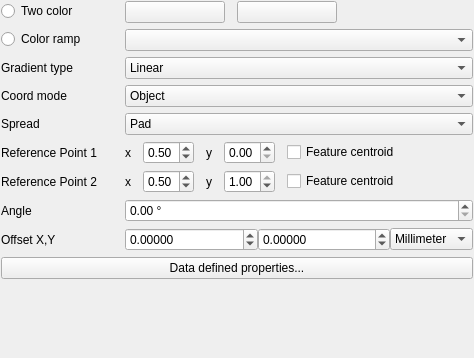
<?xml version="1.0" encoding="UTF-8"?>
<ui version="4.0">
 <class>WidgetGradientFill</class>
 <widget class="QWidget" name="WidgetGradientFill">
  <property name="geometry">
   <rect>
    <x>0</x>
    <y>0</y>
    <width>474</width>
    <height>358</height>
   </rect>
  </property>
  <property name="windowTitle">
   <string>Form</string>
  </property>
  <layout class="QFormLayout" name="formLayout">
   <property name="fieldGrowthPolicy">
    <enum>QFormLayout::AllNonFixedFieldsGrow</enum>
   </property>
   <property name="labelAlignment">
    <set>Qt::AlignLeading|Qt::AlignLeft|Qt::AlignVCenter</set>
   </property>
   <property name="horizontalSpacing">
    <number>28</number>
   </property>
   <property name="margin">
    <number>1</number>
   </property>
   <item row="0" column="0">
    <widget class="QRadioButton" name="radioTwoColor">
     <property name="text">
      <string>Two color</string>
     </property>
    </widget>
   </item>
   <item row="0" column="1">
    <layout class="QHBoxLayout" name="horizontalLayout_2">
     <property name="spacing">
      <number>12</number>
     </property>
     <item>
      <widget class="QgsColorButton" name="btnChangeColor">
       <property name="minimumSize">
        <size>
         <width>100</width>
         <height>0</height>
        </size>
       </property>
       <property name="maximumSize">
        <size>
         <width>100</width>
         <height>16777215</height>
        </size>
       </property>
       <property name="text">
        <string/>
       </property>
      </widget>
     </item>
     <item>
      <widget class="QgsColorButton" name="btnChangeColor2">
       <property name="minimumSize">
        <size>
         <width>100</width>
         <height>0</height>
        </size>
       </property>
       <property name="text">
        <string/>
       </property>
      </widget>
     </item>
     <item>
      <spacer name="horizontalSpacer">
       <property name="orientation">
        <enum>Qt::Horizontal</enum>
       </property>
       <property name="sizeHint" stdset="0">
        <size>
         <width>40</width>
         <height>20</height>
        </size>
       </property>
      </spacer>
     </item>
    </layout>
   </item>
   <item row="1" column="0">
    <widget class="QRadioButton" name="radioColorRamp">
     <property name="text">
      <string>Color ramp</string>
     </property>
    </widget>
   </item>
   <item row="1" column="1">
    <widget class="QgsColorRampComboBox" name="cboGradientColorRamp"/>
   </item>
   <item row="2" column="0">
    <widget class="QLabel" name="label_2">
     <property name="text">
      <string>Gradient type</string>
     </property>
    </widget>
   </item>
   <item row="2" column="1">
    <layout class="QHBoxLayout" name="horizontalLayout_4">
     <item>
      <widget class="QComboBox" name="cboGradientType">
       <item>
        <property name="text">
         <string>Linear</string>
        </property>
       </item>
       <item>
        <property name="text">
         <string>Radial</string>
        </property>
       </item>
       <item>
        <property name="text">
         <string>Conical</string>
        </property>
       </item>
      </widget>
     </item>
    </layout>
   </item>
   <item row="3" column="0">
    <widget class="QLabel" name="label_3">
     <property name="text">
      <string>Coord mode</string>
     </property>
    </widget>
   </item>
   <item row="3" column="1">
    <layout class="QHBoxLayout" name="horizontalLayout_3">
     <item>
      <widget class="QComboBox" name="cboCoordinateMode">
       <item>
        <property name="text">
         <string>Object</string>
        </property>
       </item>
       <item>
        <property name="text">
         <string>Viewport</string>
        </property>
       </item>
      </widget>
     </item>
    </layout>
   </item>
   <item row="4" column="0">
    <widget class="QLabel" name="label_4">
     <property name="text">
      <string>Spread</string>
     </property>
    </widget>
   </item>
   <item row="4" column="1">
    <layout class="QHBoxLayout" name="horizontalLayout_5">
     <item>
      <widget class="QComboBox" name="cboGradientSpread">
       <item>
        <property name="text">
         <string>Pad</string>
        </property>
       </item>
       <item>
        <property name="text">
         <string>Repeat</string>
        </property>
       </item>
       <item>
        <property name="text">
         <string>Reflect</string>
        </property>
       </item>
      </widget>
     </item>
    </layout>
   </item>
   <item row="5" column="0">
    <widget class="QLabel" name="label">
     <property name="text">
      <string>Reference Point 1</string>
     </property>
    </widget>
   </item>
   <item row="5" column="1">
    <layout class="QHBoxLayout" name="horizontalLayout_6">
     <property name="spacing">
      <number>12</number>
     </property>
     <item>
      <widget class="QLabel" name="label_5">
       <property name="text">
        <string>x</string>
       </property>
      </widget>
     </item>
     <item>
      <widget class="QDoubleSpinBox" name="spinRefPoint1X">
       <property name="maximum">
        <double>1.000000000000000</double>
       </property>
       <property name="singleStep">
        <double>0.200000000000000</double>
       </property>
       <property name="value">
        <double>0.500000000000000</double>
       </property>
      </widget>
     </item>
     <item>
      <widget class="QLabel" name="label_7">
       <property name="text">
        <string>y</string>
       </property>
      </widget>
     </item>
     <item>
      <widget class="QDoubleSpinBox" name="spinRefPoint1Y">
       <property name="maximum">
        <double>1.000000000000000</double>
       </property>
       <property name="singleStep">
        <double>0.200000000000000</double>
       </property>
      </widget>
     </item>
     <item>
      <widget class="QCheckBox" name="checkRefPoint1Centroid">
       <property name="text">
        <string>Feature centroid</string>
       </property>
      </widget>
     </item>
     <item>
      <spacer name="horizontalSpacer_2">
       <property name="orientation">
        <enum>Qt::Horizontal</enum>
       </property>
       <property name="sizeHint" stdset="0">
        <size>
         <width>40</width>
         <height>20</height>
        </size>
       </property>
      </spacer>
     </item>
    </layout>
   </item>
   <item row="7" column="0">
    <widget class="QLabel" name="label_8">
     <property name="text">
      <string>Reference Point 2</string>
     </property>
    </widget>
   </item>
   <item row="7" column="1">
    <layout class="QHBoxLayout" name="horizontalLayout_7">
     <property name="spacing">
      <number>12</number>
     </property>
     <item>
      <widget class="QLabel" name="label_9">
       <property name="text">
        <string>x</string>
       </property>
      </widget>
     </item>
     <item>
      <widget class="QDoubleSpinBox" name="spinRefPoint2X">
       <property name="maximum">
        <double>1.000000000000000</double>
       </property>
       <property name="singleStep">
        <double>0.200000000000000</double>
       </property>
       <property name="value">
        <double>0.500000000000000</double>
       </property>
      </widget>
     </item>
     <item>
      <widget class="QLabel" name="label_10">
       <property name="text">
        <string>y</string>
       </property>
      </widget>
     </item>
     <item>
      <widget class="QDoubleSpinBox" name="spinRefPoint2Y">
       <property name="maximum">
        <double>1.000000000000000</double>
       </property>
       <property name="singleStep">
        <double>0.200000000000000</double>
       </property>
       <property name="value">
        <double>1.000000000000000</double>
       </property>
      </widget>
     </item>
     <item>
      <widget class="QCheckBox" name="checkRefPoint2Centroid">
       <property name="text">
        <string>Feature centroid</string>
       </property>
      </widget>
     </item>
     <item>
      <spacer name="horizontalSpacer_3">
       <property name="orientation">
        <enum>Qt::Horizontal</enum>
       </property>
       <property name="sizeHint" stdset="0">
        <size>
         <width>40</width>
         <height>20</height>
        </size>
       </property>
      </spacer>
     </item>
    </layout>
   </item>
   <item row="9" column="0">
    <widget class="QLabel" name="label_11">
     <property name="text">
      <string>Angle</string>
     </property>
    </widget>
   </item>
   <item row="9" column="1">
    <widget class="QDoubleSpinBox" name="mSpinAngle">
     <property name="suffix">
      <string> °</string>
     </property>
     <property name="maximum">
      <double>360.000000000000000</double>
     </property>
     <property name="singleStep">
      <double>0.500000000000000</double>
     </property>
    </widget>
   </item>
   <item row="12" column="0" colspan="2">
    <widget class="QPushButton" name="mDataDefinedPropertiesButton">
     <property name="sizePolicy">
      <sizepolicy hsizetype="Minimum" vsizetype="Fixed">
       <horstretch>0</horstretch>
       <verstretch>0</verstretch>
      </sizepolicy>
     </property>
     <property name="text">
      <string>Data defined properties...</string>
     </property>
    </widget>
   </item>
   <item row="10" column="1">
    <layout class="QHBoxLayout" name="horizontalLayout">
     <item>
      <widget class="QDoubleSpinBox" name="spinOffsetX">
       <property name="sizePolicy">
        <sizepolicy hsizetype="Minimum" vsizetype="Fixed">
         <horstretch>1</horstretch>
         <verstretch>0</verstretch>
        </sizepolicy>
       </property>
       <property name="decimals">
        <number>5</number>
       </property>
       <property name="minimum">
        <double>-999.000000000000000</double>
       </property>
       <property name="maximum">
        <double>999.000000000000000</double>
       </property>
       <property name="singleStep">
        <double>0.200000000000000</double>
       </property>
      </widget>
     </item>
     <item>
      <widget class="QDoubleSpinBox" name="spinOffsetY">
       <property name="sizePolicy">
        <sizepolicy hsizetype="Minimum" vsizetype="Fixed">
         <horstretch>1</horstretch>
         <verstretch>0</verstretch>
        </sizepolicy>
       </property>
       <property name="decimals">
        <number>5</number>
       </property>
       <property name="minimum">
        <double>-999.000000000000000</double>
       </property>
       <property name="maximum">
        <double>999.000000000000000</double>
       </property>
       <property name="singleStep">
        <double>0.200000000000000</double>
       </property>
      </widget>
     </item>
     <item>
      <widget class="QComboBox" name="mOffsetUnitComboBox">
       <item>
        <property name="text">
         <string>Millimeter</string>
        </property>
       </item>
       <item>
        <property name="text">
         <string>Map unit</string>
        </property>
       </item>
      </widget>
     </item>
    </layout>
   </item>
   <item row="10" column="0">
    <widget class="QLabel" name="label_6">
     <property name="text">
      <string>Offset X,Y</string>
     </property>
    </widget>
   </item>
  </layout>
 </widget>
 <customwidgets>
  <customwidget>
   <class>QgsColorButton</class>
   <extends>QPushButton</extends>
   <header>qgscolorbutton.h</header>
  </customwidget>
  <customwidget>
   <class>QgsColorRampComboBox</class>
   <extends>QComboBox</extends>
   <header>qgscolorrampcombobox.h</header>
  </customwidget>
 </customwidgets>
 <resources/>
 <connections>
  <connection>
   <sender>radioTwoColor</sender>
   <signal>toggled(bool)</signal>
   <receiver>btnChangeColor</receiver>
   <slot>setEnabled(bool)</slot>
   <hints>
    <hint type="sourcelabel">
     <x>55</x>
     <y>22</y>
    </hint>
    <hint type="destinationlabel">
     <x>192</x>
     <y>23</y>
    </hint>
   </hints>
  </connection>
  <connection>
   <sender>radioTwoColor</sender>
   <signal>toggled(bool)</signal>
   <receiver>btnChangeColor2</receiver>
   <slot>setEnabled(bool)</slot>
   <hints>
    <hint type="sourcelabel">
     <x>55</x>
     <y>22</y>
    </hint>
    <hint type="destinationlabel">
     <x>298</x>
     <y>23</y>
    </hint>
   </hints>
  </connection>
  <connection>
   <sender>radioColorRamp</sender>
   <signal>toggled(bool)</signal>
   <receiver>cboGradientColorRamp</receiver>
   <slot>setEnabled(bool)</slot>
   <hints>
    <hint type="sourcelabel">
     <x>55</x>
     <y>56</y>
    </hint>
    <hint type="destinationlabel">
     <x>255</x>
     <y>57</y>
    </hint>
   </hints>
  </connection>
  <connection>
   <sender>checkRefPoint1Centroid</sender>
   <signal>toggled(bool)</signal>
   <receiver>spinRefPoint1X</receiver>
   <slot>setDisabled(bool)</slot>
   <hints>
    <hint type="sourcelabel">
     <x>400</x>
     <y>187</y>
    </hint>
    <hint type="destinationlabel">
     <x>204</x>
     <y>188</y>
    </hint>
   </hints>
  </connection>
  <connection>
   <sender>checkRefPoint1Centroid</sender>
   <signal>toggled(bool)</signal>
   <receiver>spinRefPoint1Y</receiver>
   <slot>setDisabled(bool)</slot>
   <hints>
    <hint type="sourcelabel">
     <x>400</x>
     <y>187</y>
    </hint>
    <hint type="destinationlabel">
     <x>293</x>
     <y>188</y>
    </hint>
   </hints>
  </connection>
  <connection>
   <sender>checkRefPoint2Centroid</sender>
   <signal>toggled(bool)</signal>
   <receiver>spinRefPoint2X</receiver>
   <slot>setDisabled(bool)</slot>
   <hints>
    <hint type="sourcelabel">
     <x>400</x>
     <y>228</y>
    </hint>
    <hint type="destinationlabel">
     <x>204</x>
     <y>229</y>
    </hint>
   </hints>
  </connection>
  <connection>
   <sender>checkRefPoint2Centroid</sender>
   <signal>toggled(bool)</signal>
   <receiver>spinRefPoint2Y</receiver>
   <slot>setDisabled(bool)</slot>
   <hints>
    <hint type="sourcelabel">
     <x>400</x>
     <y>228</y>
    </hint>
    <hint type="destinationlabel">
     <x>293</x>
     <y>229</y>
    </hint>
   </hints>
  </connection>
 </connections>
</ui>
